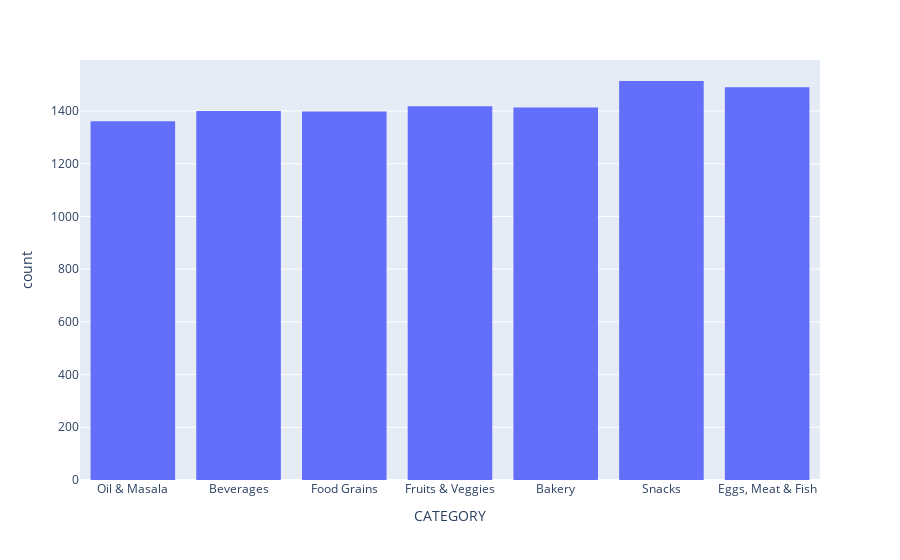

Write notebook code for a chart like this one.
### Code cell
# Histogram
px.histogram(df, x = "CATEGORY")

### Figure 1 — Plotly figure (JSON) as saved in the notebook; plotly's stock layout.template omitted (floating-point values rounded to 4 significant figures; data arrays with more than 128 entries replaced by an {"elided": "..."} marker saying what was removed)
{"data": [{"alignmentgroup": "True", "bingroup": "x", "hovertemplate": "CATEGORY=%{x}<br>count=%{y}<extra></extra>", "legendgroup": "", "marker": {"color": "#636efa", "pattern": {"shape": ""}}, "name": "", "offsetgroup": "", "orientation": "v", "showlegend": false, "type": "histogram", "x": {"elided": "9994 str values"}, "xaxis": "x", "yaxis": "y"}], "layout": {"autosize": true, "barmode": "relative", "legend": {"tracegroupgap": 0}, "margin": {"t": 60}, "xaxis": {"anchor": "y", "autorange": true, "domain": [0, 1], "range": [-0.5, 6.5], "title": {"text": "CATEGORY"}, "type": "category"}, "yaxis": {"anchor": "x", "autorange": true, "domain": [0, 1], "range": [0, 1594.0], "title": {"text": "count"}}}}
